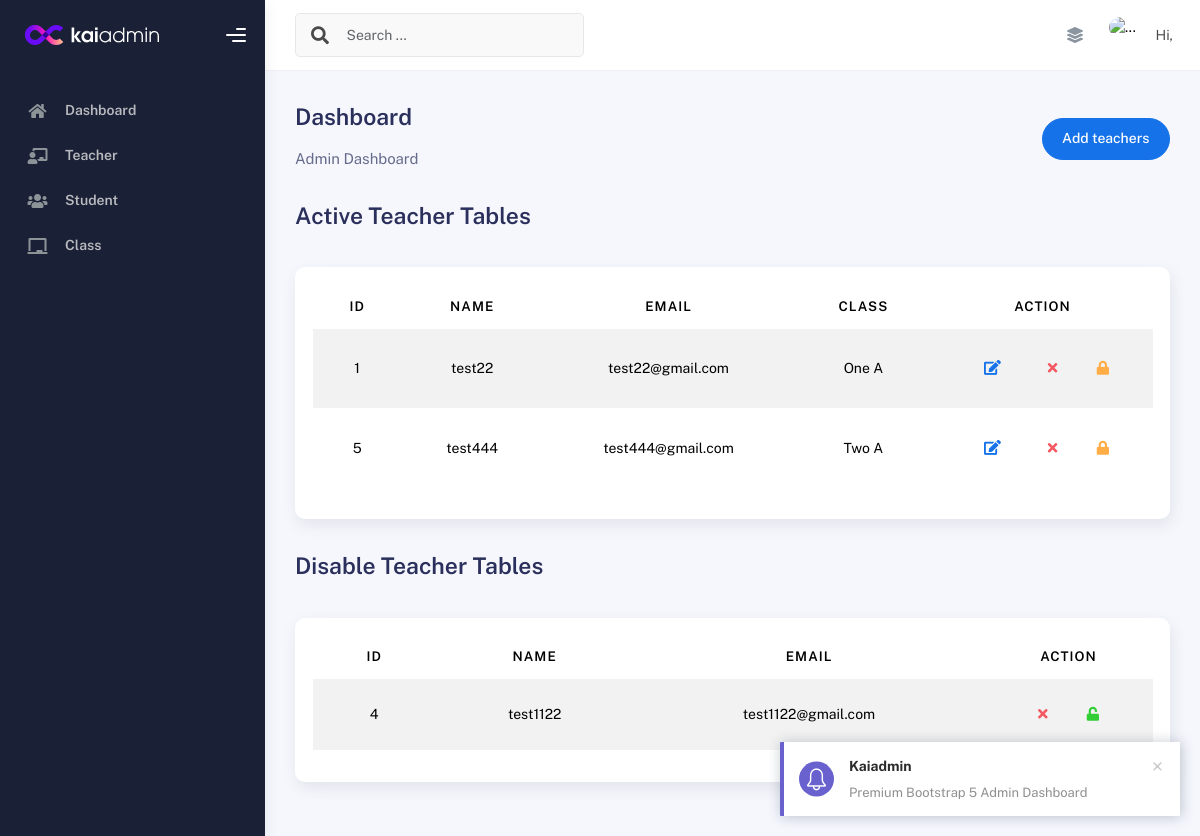
Page /admin/teacher.php on the earlier database version.
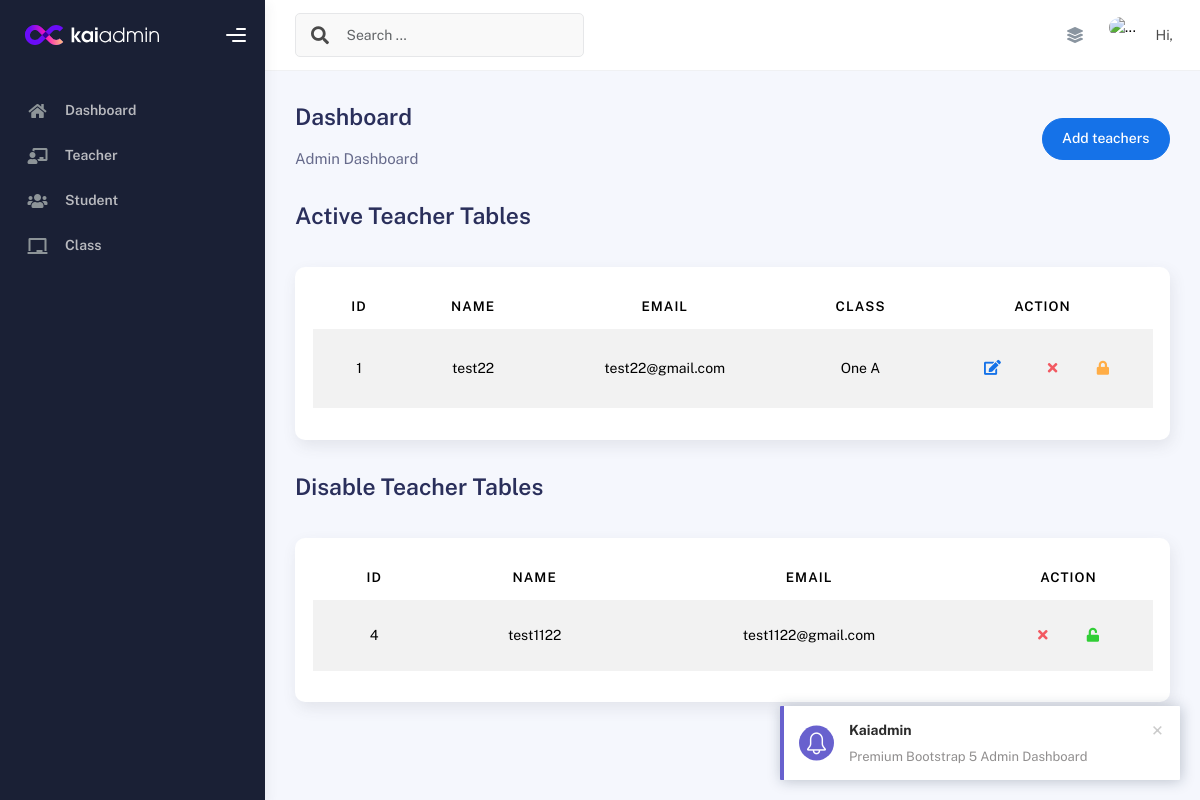
Same page on the later database version.
### tables this page shows
CREATE TABLE `class` (
  `id` int(11) NOT NULL,
  `name` varchar(20) NOT NULL,
  `teacher_id` int(11) DEFAULT NULL,
  `section` varchar(10) NOT NULL,
  `strength` int(11) NOT NULL,
  `fees` int(5) NOT NULL,
  `status` tinyint(1) NOT NULL DEFAULT 1,
  `created_at` timestamp NOT NULL DEFAULT current_timestamp(),
  `updated_at` timestamp NOT NULL DEFAULT current_timestamp()
);

CREATE TABLE `teacher` (
  `id` int(11) NOT NULL,
  `name` varchar(255) NOT NULL,
  `password` varchar(255) NOT NULL,
  `phone` varchar(255) NOT NULL,
  `email` varchar(255) NOT NULL,
  `profileimage` varchar(255) NOT NULL,
  `status` tinyint(1) NOT NULL DEFAULT 1,
  `address` varchar(255) NOT NULL,
  `created_at` timestamp NOT NULL DEFAULT current_timestamp(),
  `updated_at` timestamp NOT NULL DEFAULT current_timestamp()
);

### admin/teacher.php (the view, shortened to what the changed rows need)
<?php
require_once('../includes/db.php');
?>
<!DOCTYPE html>
<html lang="en">
<head>
  <?php
  require_once('../includes/dashboard_header.php')
  ?>
</head>
<body>
  <div class="wrapper">
    <div class="main-panel">
      <div class="container">
        <div class="page-inner">
          <div class="row">
            <div class="col-md-12">
              <div class="card">
                <div class="card-body">
                  <?php
                  $s = "SELECT teacher.*, class.id AS class_id, class.name AS class_name, class.section AS class_section
                  FROM class
                  INNER JOIN teacher ON teacher.id = class.teacher_id
                  WHERE class.teacher_id IS NOT NULL AND teacher.status='1' ";
                  $sth = $pdo->prepare($s, array(PDO::ATTR_CURSOR => PDO::CURSOR_FWDONLY));
                  $sth->execute();
                  ?>
                  <div class="table-responsive">
                    <table id="add-row" class="display table table-striped table-hover">
                      <thead class="text-center">
                        <tr>
                          <th>ID</th>
                          <th>Name</th>
                          <th>Email</th>
                          <th>Class</th>
                          <th style="width: 20%">Action</th>
                        </tr>
                      </thead>
                      <tbody class="text-center">
                        <?php
                        $allRows = $sth->fetchAll();
                        foreach ($allRows as $Row) {
                          echo "<tr>";
                          echo "<td>" . $Row['id'] . "</td>";
                          echo "<td>" . $Row['name'] . "</td>";
                          echo "<td>" . $Row['email'] . "</td>";
                          echo "<td>" . $Row['class_name'] ." ".$Row['class_section']. "</td>";
                          echo '<td>
                          <div class="form-button-action">
                              <button
                                  type="button"
                                  class="btn btn-link btn-primary btn-lg edit"
                                  data-id="' . $Row['id'] . '"
                                  title="Edit teacher">
                                  <i class="fa fa-edit"></i>
                              </button>
                              <button
                                  type="button"
                                  class="btn btn-link btn-danger delete"
                                  data-id="' . $Row['id'] . '"
                                  title="Remove teacher">
                                  <i class="fa fa-times"></i>
                              </button>
                              <button
                                  type="button"
                                  class="btn btn-link btn-warning disable"
                                  data-id="' . $Row['id'] . '"
                                  title="Disable teacher">
                                  <i class="fa fa-lock"></i>
                              </button>
                          </div>
                        </td>';
                          echo "</tr>";
                        }
                        ?>
                      </tbody>
                    </table>
                  </div>
                </div>
              </div>
            </div>
          </div>
          <div class="row">
            <div class="col-md-12">
              <div class="card">
                <div class="card-body">
                  <?php
                  $s = "SELECT * FROM teacher WHERE status =0";
                  $sth = $pdo->prepare($s, array(PDO::ATTR_CURSOR => PDO::CURSOR_FWDONLY));
                  $sth->execute();
                  ?>
                  <div class="table-responsive">
                    <table id="add-row" class="display table table-striped table-hover">
                      <thead class="text-center">
                        <tr>
                          <th>ID</th>
                          <th>Name</th>
                          <th>Email</th>
                          <th style="width: 20%">Action</th>
                        </tr>
                      </thead>
                      <tbody class="text-center">
                        <?php
                        $allRows = $sth->fetchAll();
                        foreach ($allRows as $Row) {
                          echo "<tr>";
                          echo "<td>" . $Row['id'] . "</td>";
                          echo "<td>" . $Row['name'] . "</td>";
                          echo "<td>" . $Row['email'] . "</td>";
                          echo '<td>
                          <div class="form-button-action">
                                <button
                                  type="button"
                                  class="btn btn-link btn-danger delete"
                                  data-id="' . $Row['id'] . '"
                                  title="Remove teacher">
                                  <i class="fa fa-times"></i>
                              </button>
                              <button
                                  type="button"
                                  class="btn btn-link btn-success active"
                                  data-id="' . $Row['id'] . '"
                                  title="Active teacher">
                                  <i class="fa fa-unlock"></i>
                              </button>
                          </div>
                        </td>';
                          echo "</tr>";
                        }
                        ?>
                      </tbody>
                    </table>
                  </div>
                </div>
              </div>
            </div>
          </div>
        </div>
      </div>
    </div>
</body>
</html>

Differences in the rows shown:
no longer on this page (row edited): class: teacher "5", teacher.name "test444", teacher.email "test444@gmail.com", name "Two", section "A"
